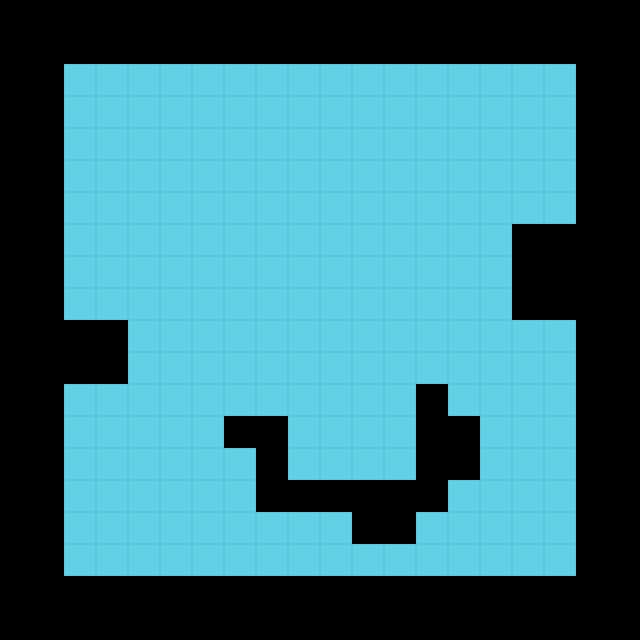

Below is a game level as drawn by its tile map, then a one-line description and the .tmx that defines it (tile-layer data replaced by summaries):
An orthogonal 20x20 tile map with 32x32 px tiles, 2 tile layers (Tile Layer 1, Tile Layer 2).

<map version="1.0" orientation="orthogonal" width="20" height="20" tilewidth="32" tileheight="32">
 <tileset firstgid="1" name="grounds" tilewidth="32" tileheight="32">
  <image source="environment.png" width="128" height="128" />
 </tileset>
 <layer name="Tile Layer 1" width="20" height="20">
  <data>[400 cells, 400 non-empty, 1 distinct tile ids]</data>
 </layer>
 <layer name="Tile Layer 2" width="20" height="20">
  <properties>
   <property name="collidable" value="true" />
  </properties>
  <data>[400 cells, 170 non-empty, 1 distinct tile ids]</data>
 </layer>
</map>